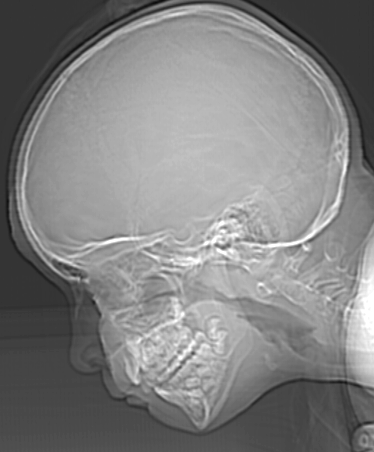
#> input picture Experiments/Exp.2/images/Fig0221(a)(ctskull-256).tif, 374 x 452 px
$ python under-sampling_intensity.py
#> lines starting #> are read from the running program, lines starting #| are printed output that depends on the picture
# import necessary libraries
import cv2
import matplotlib.pyplot as plt

# read in the original image in grayscale
original_img = cv2.imread("../images/Fig0221(a)(ctskull-256).tif", flags=0)
#> original_img is the input picture: shape (452, 374); min 12, max 255, mean 129.4

# the number of gray levels of the original image
ORIGINAL_GRAY_LEVELS = 256

# define a list of target gray levels to which we will reduce the image
target_gray_levels = [128, 64, 32, 16, 8, 4, 2]

# create an empty list to store the reduced images
reduced_img = []

# loop over each target gray level
for levels in target_gray_levels:
    # calculate the scaling factor for this level
    alpha = ((levels - 1) / (ORIGINAL_GRAY_LEVELS - 1))

    # reduce the image to the target gray level and append it to the list of reduced images
    reduced_img.append(cv2.convertScaleAbs(original_img, alpha=alpha))
#> after the loop, reduced_img = 7 items

# display the original image with 256 gray levels and the reduced images with the specified number of gray levels
plt.subplots(2, 4, figsize=(14.4, 8.64))
plt.subplot(241), plt.imshow(original_img, cmap='gray'), plt.title("256 levels"), plt.axis('off')
for i in range(7):
    plt.subplot(242 + i), plt.imshow(reduced_img[i], cmap='gray'), \
        plt.title(f"{target_gray_levels[i]} levels"), plt.axis('off')
plt.suptitle("Intensity Under-sampling", fontsize=20)
plt.show()
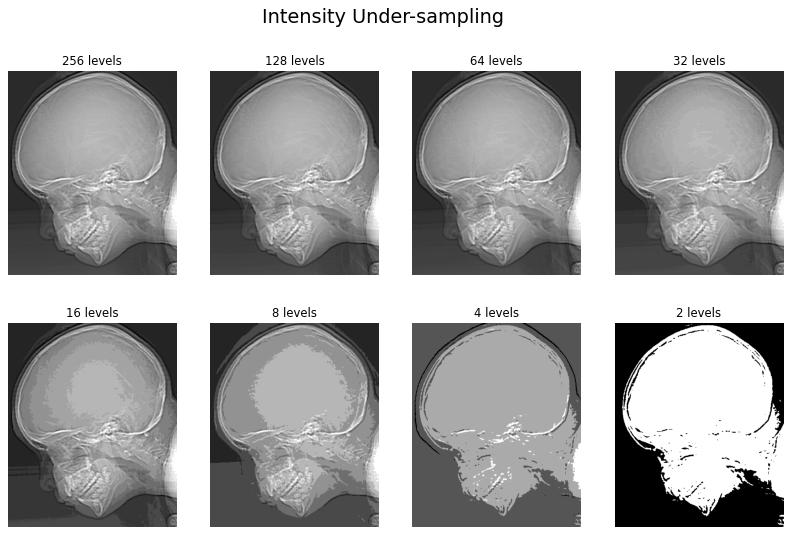
#> figure drawn by matplotlib, 8 panels
